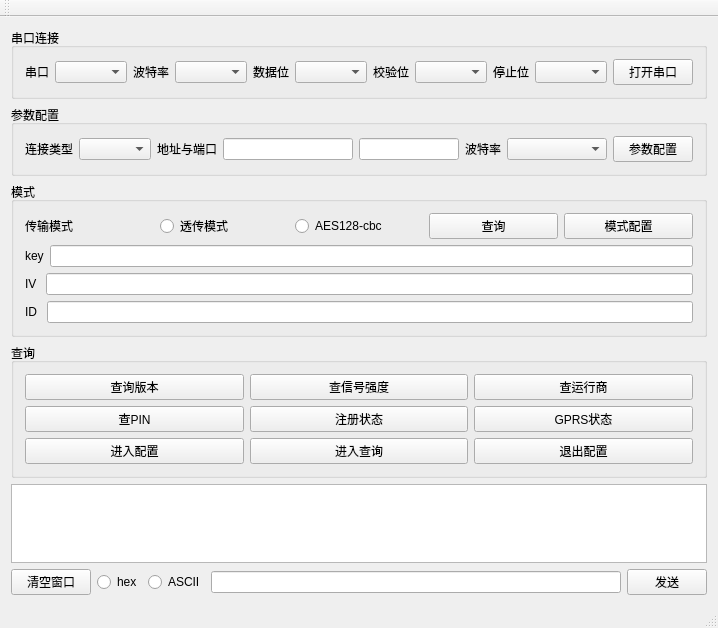
<?xml version="1.0" encoding="UTF-8"?>
<ui version="4.0">
 <class>MainWindow</class>
 <widget class="QMainWindow" name="MainWindow">
  <property name="geometry">
   <rect>
    <x>0</x>
    <y>0</y>
    <width>718</width>
    <height>628</height>
   </rect>
  </property>
  <property name="windowTitle">
   <string>MainWindow</string>
  </property>
  <widget class="QWidget" name="centralWidget">
   <property name="enabled">
    <bool>true</bool>
   </property>
   <layout class="QVBoxLayout" name="verticalLayout">
    <item>
     <widget class="QGroupBox" name="groupBox">
      <property name="title">
       <string>串口连接</string>
      </property>
      <layout class="QVBoxLayout" name="verticalLayout_2">
       <item>
        <layout class="QHBoxLayout" name="horizontalLayout_3">
         <item>
          <widget class="QLabel" name="label_serial">
           <property name="text">
            <string>串口</string>
           </property>
          </widget>
         </item>
         <item>
          <widget class="QComboBox" name="comboBox_com"/>
         </item>
         <item>
          <widget class="QLabel" name="label_baud">
           <property name="mouseTracking">
            <bool>false</bool>
           </property>
           <property name="text">
            <string>波特率</string>
           </property>
          </widget>
         </item>
         <item>
          <widget class="QComboBox" name="comboBox_buad"/>
         </item>
         <item>
          <widget class="QLabel" name="label_byte">
           <property name="text">
            <string>数据位</string>
           </property>
          </widget>
         </item>
         <item>
          <widget class="QComboBox" name="comboBox_byte"/>
         </item>
         <item>
          <widget class="QLabel" name="label_check">
           <property name="text">
            <string>校验位</string>
           </property>
          </widget>
         </item>
         <item>
          <widget class="QComboBox" name="comboBox_check"/>
         </item>
         <item>
          <widget class="QLabel" name="label_stop">
           <property name="text">
            <string>停止位</string>
           </property>
          </widget>
         </item>
         <item>
          <widget class="QComboBox" name="comboBox_stop"/>
         </item>
         <item>
          <widget class="QPushButton" name="pushButton_open_serial">
           <property name="text">
            <string>打开串口</string>
           </property>
          </widget>
         </item>
        </layout>
       </item>
      </layout>
     </widget>
    </item>
    <item>
     <widget class="QGroupBox" name="groupBox_3">
      <property name="title">
       <string>参数配置</string>
      </property>
      <layout class="QVBoxLayout" name="verticalLayout_4">
       <item>
        <layout class="QHBoxLayout" name="horizontalLayout">
         <item>
          <widget class="QLabel" name="label_connet">
           <property name="text">
            <string>连接类型</string>
           </property>
          </widget>
         </item>
         <item>
          <widget class="QComboBox" name="comboBox_connet"/>
         </item>
         <item>
          <widget class="QLabel" name="label_IP_port">
           <property name="text">
            <string>地址与端口</string>
           </property>
          </widget>
         </item>
         <item>
          <widget class="QLineEdit" name="lineEdit_ip"/>
         </item>
         <item>
          <widget class="QLineEdit" name="lineEdit_port">
           <property name="minimumSize">
            <size>
             <width>50</width>
             <height>0</height>
            </size>
           </property>
           <property name="maximumSize">
            <size>
             <width>100</width>
             <height>16777215</height>
            </size>
           </property>
          </widget>
         </item>
         <item>
          <widget class="QLabel" name="label">
           <property name="text">
            <string>波特率</string>
           </property>
          </widget>
         </item>
         <item>
          <widget class="QComboBox" name="comboBox_baudw">
           <property name="minimumSize">
            <size>
             <width>100</width>
             <height>0</height>
            </size>
           </property>
          </widget>
         </item>
         <item>
          <widget class="QPushButton" name="pushButton_config_serial">
           <property name="text">
            <string>参数配置</string>
           </property>
          </widget>
         </item>
        </layout>
       </item>
      </layout>
     </widget>
    </item>
    <item>
     <widget class="QGroupBox" name="groupBox_4">
      <property name="title">
       <string>模式</string>
      </property>
      <layout class="QVBoxLayout" name="verticalLayout_5">
       <item>
        <layout class="QHBoxLayout" name="horizontalLayout_8">
         <item>
          <widget class="QLabel" name="label_pass_mode">
           <property name="text">
            <string>传输模式</string>
           </property>
          </widget>
         </item>
         <item>
          <widget class="QRadioButton" name="radioButton_pass">
           <property name="text">
            <string>透传模式</string>
           </property>
          </widget>
         </item>
         <item>
          <widget class="QRadioButton" name="radioButton_aes128">
           <property name="text">
            <string>AES128-cbc</string>
           </property>
          </widget>
         </item>
         <item>
          <widget class="QPushButton" name="pushButton_pass_check">
           <property name="text">
            <string>查询</string>
           </property>
          </widget>
         </item>
         <item>
          <widget class="QPushButton" name="pushButton_pass_config">
           <property name="text">
            <string>模式配置</string>
           </property>
          </widget>
         </item>
        </layout>
       </item>
       <item>
        <layout class="QHBoxLayout" name="horizontalLayout_12">
         <item>
          <widget class="QLabel" name="label_6">
           <property name="text">
            <string>key</string>
           </property>
          </widget>
         </item>
         <item>
          <widget class="QLineEdit" name="lineEdit_key"/>
         </item>
        </layout>
       </item>
       <item>
        <layout class="QHBoxLayout" name="horizontalLayout_9">
         <item>
          <widget class="QLabel" name="label_5">
           <property name="text">
            <string>IV </string>
           </property>
          </widget>
         </item>
         <item>
          <widget class="QLineEdit" name="lineEdit_IV"/>
         </item>
        </layout>
       </item>
       <item>
        <layout class="QHBoxLayout" name="horizontalLayout_10">
         <item>
          <widget class="QLabel" name="label_7">
           <property name="text">
            <string>ID </string>
           </property>
          </widget>
         </item>
         <item>
          <widget class="QLineEdit" name="lineEdit_ID"/>
         </item>
        </layout>
       </item>
      </layout>
     </widget>
    </item>
    <item>
     <widget class="QGroupBox" name="groupBox_2">
      <property name="title">
       <string>查询</string>
      </property>
      <layout class="QVBoxLayout" name="verticalLayout_3">
       <item>
        <layout class="QHBoxLayout" name="horizontalLayout_2">
         <item>
          <widget class="QPushButton" name="pushButton_version">
           <property name="text">
            <string>查询版本</string>
           </property>
          </widget>
         </item>
         <item>
          <widget class="QPushButton" name="pushButton_signal">
           <property name="text">
            <string>查信号强度</string>
           </property>
          </widget>
         </item>
         <item>
          <widget class="QPushButton" name="pushButton_operator">
           <property name="text">
            <string>查运行商</string>
           </property>
          </widget>
         </item>
        </layout>
       </item>
       <item>
        <layout class="QHBoxLayout" name="horizontalLayout_5">
         <item>
          <widget class="QPushButton" name="pushButton_pin">
           <property name="text">
            <string>查PIN</string>
           </property>
          </widget>
         </item>
         <item>
          <widget class="QPushButton" name="pushButton_creg">
           <property name="text">
            <string>注册状态</string>
           </property>
          </widget>
         </item>
         <item>
          <widget class="QPushButton" name="pushButton_greg">
           <property name="text">
            <string>GPRS状态</string>
           </property>
          </widget>
         </item>
        </layout>
       </item>
       <item>
        <layout class="QHBoxLayout" name="horizontalLayout_4">
         <item>
          <widget class="QPushButton" name="pushButton_in_config">
           <property name="text">
            <string>进入配置</string>
           </property>
          </widget>
         </item>
         <item>
          <widget class="QPushButton" name="pushButton_in_check">
           <property name="text">
            <string>进入查询</string>
           </property>
          </widget>
         </item>
         <item>
          <widget class="QPushButton" name="pushButton_out_config">
           <property name="text">
            <string>退出配置</string>
           </property>
          </widget>
         </item>
        </layout>
       </item>
      </layout>
     </widget>
    </item>
    <item>
     <widget class="QTextBrowser" name="textBrowser"/>
    </item>
    <item>
     <layout class="QHBoxLayout" name="horizontalLayout_7">
      <item>
       <widget class="QPushButton" name="pushButton_clear">
        <property name="text">
         <string>清空窗口</string>
        </property>
       </widget>
      </item>
      <item>
       <widget class="QRadioButton" name="radioButton_hex">
        <property name="text">
         <string>hex</string>
        </property>
       </widget>
      </item>
      <item>
       <widget class="QRadioButton" name="radioButton_ascii">
        <property name="text">
         <string>ASCII</string>
        </property>
       </widget>
      </item>
      <item>
       <widget class="QLineEdit" name="lineEdit_send"/>
      </item>
      <item>
       <widget class="QPushButton" name="pushButton_send">
        <property name="text">
         <string>发送</string>
        </property>
       </widget>
      </item>
     </layout>
    </item>
   </layout>
  </widget>
  <widget class="QMenuBar" name="menuBar">
   <property name="geometry">
    <rect>
     <x>0</x>
     <y>0</y>
     <width>718</width>
     <height>23</height>
    </rect>
   </property>
  </widget>
  <widget class="QToolBar" name="mainToolBar">
   <attribute name="toolBarArea">
    <enum>TopToolBarArea</enum>
   </attribute>
   <attribute name="toolBarBreak">
    <bool>false</bool>
   </attribute>
  </widget>
  <widget class="QStatusBar" name="statusBar"/>
 </widget>
 <layoutdefault spacing="6" margin="11"/>
 <resources/>
 <connections/>
</ui>
